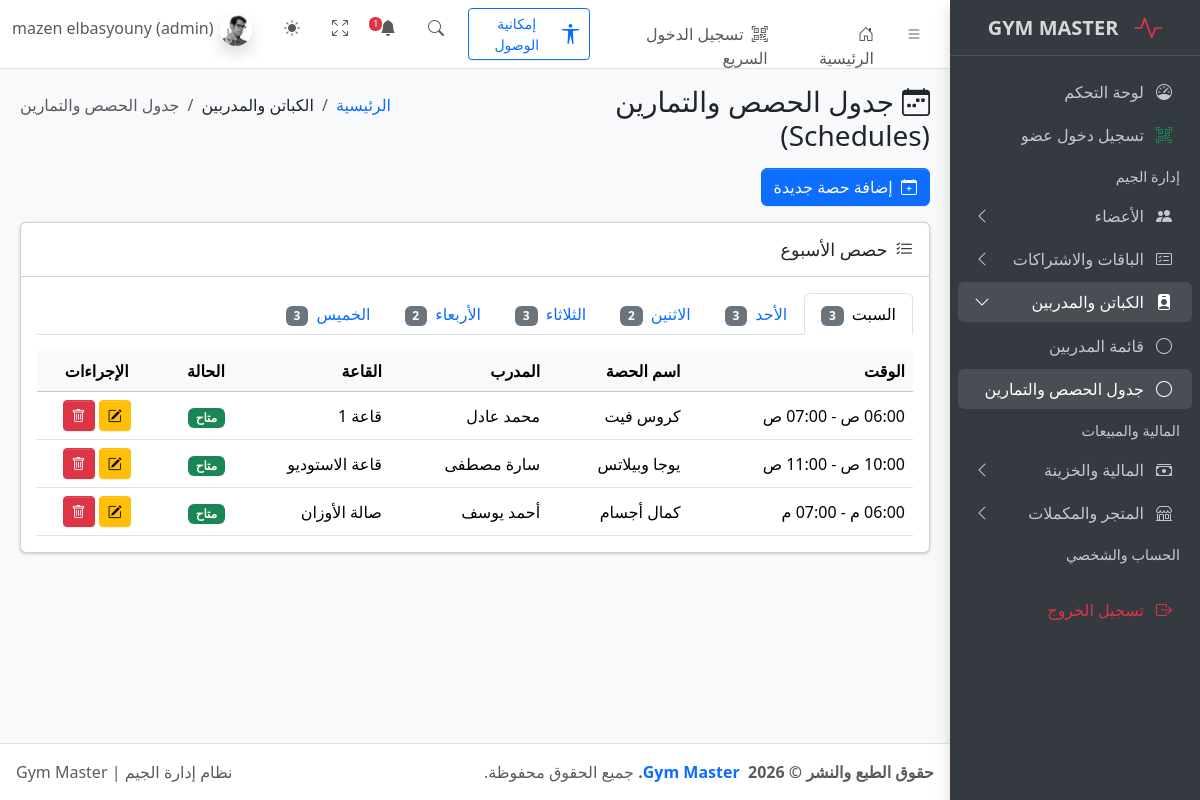
Screenshot of /schedules.php (signed in) with the database file from the repository.
### tables this page shows
CREATE TABLE `schedule_sessions` (
  `id` int(11) NOT NULL,
  `trainer_id` int(11) NOT NULL,
  `day_name` varchar(20) NOT NULL,
  `time_range` varchar(50) NOT NULL,
  `session_name` varchar(150) NOT NULL,
  `room` varchar(100) NOT NULL,
  `status` enum('متاح','مكتمل') NOT NULL DEFAULT 'متاح',
  `sort_order` tinyint(3) UNSIGNED NOT NULL DEFAULT 0
);

CREATE TABLE `trainers` (
  `id` int(11) NOT NULL,
  `name` varchar(100) NOT NULL,
  `specialty` varchar(150) NOT NULL,
  `phone` varchar(20) NOT NULL,
  `experience_years` int(10) UNSIGNED NOT NULL DEFAULT 0,
  `photo` varchar(150) NOT NULL DEFAULT 'default-150x150.png',
  `status` enum('نشط','إجازة') NOT NULL DEFAULT 'نشط',
  `created_at` timestamp NOT NULL DEFAULT current_timestamp()
);

### schedules.php (the view, shortened to what this page needs)
<?php
require_once 'includes/header.php';
require_once 'includes/sidebar.php';
require_once 'config/db.php';
$isStaffOrAdmin = isset($_SESSION['user_id']) && in_array($_SESSION['role'] ?? '', ['admin', 'staff'], true);
$dayNames = ['السبت', 'الأحد', 'الاثنين', 'الثلاثاء', 'الأربعاء', 'الخميس'];
$sql = "SELECT s.*, t.name AS trainer_name
        FROM schedule_sessions s
        JOIN trainers t ON s.trainer_id = t.id
        ORDER BY FIELD(s.day_name, 'السبت','الأحد','الاثنين','الثلاثاء','الأربعاء','الخميس'), s.sort_order";
$stmt = $pdo->query($sql);
$rows = $stmt->fetchAll();
$schedule = array_fill_keys($dayNames, []);
foreach ($rows as $row) {
    if (isset($schedule[$row['day_name']])) {
        $schedule[$row['day_name']][] = $row;
    }
}
?>
<main class="app-main">
  <div class="app-content-header">
    <div class="container-fluid">
      <div class="row">
        <div class="col-sm-6">
          <h3 class="mb-0"><i class="bi bi-calendar-week me-2"></i>جدول الحصص والتمارين (Schedules)</h3>
        </div>
        <div class="col-sm-6">
          <ol class="breadcrumb float-sm-end">
            <li class="breadcrumb-item"><a href="./index.php">الرئيسية</a></li>
            <li class="breadcrumb-item">الكباتن والمدربين</li>
            <li class="breadcrumb-item active" aria-current="page">جدول الحصص والتمارين</li>
          </ol>
        </div>
      </div>
    </div>
  </div>
  <div class="app-content">
    <div class="container-fluid">
      <?php if ($isStaffOrAdmin): ?>
        <div class="mb-3">
          <a href="./session-add.php" class="btn btn-primary">
            <i class="bi bi-calendar-plus me-1"></i> إضافة حصة جديدة
          </a>
        </div>
      <?php endif; ?>
      <div class="card">
        <div class="card-header">
          <h3 class="card-title"><i class="bi bi-list-check me-2"></i>حصص الأسبوع</h3>
        </div>
        <div class="card-body">
          <ul class="nav nav-tabs" role="tablist">
            <?php foreach ($dayNames as $index => $day): ?>
              <li class="nav-item" role="presentation">
                <button
                  class="nav-link <?php echo $index === 0 ? 'active' : ''; ?>"
                  id="tab-<?php echo $index; ?>"
                  data-bs-toggle="tab"
                  data-bs-target="#day-<?php echo $index; ?>"
                  type="button"
                  role="tab"
                >
                  <?php echo htmlspecialchars($day); ?>
                  <span class="badge text-bg-secondary ms-1"><?php echo count($schedule[$day]); ?></span>
                </button>
              </li>
            <?php endforeach; ?>
          </ul>
          <div class="tab-content pt-3">
            <?php foreach ($dayNames as $index => $day): ?>
              <div
                class="tab-pane fade <?php echo $index === 0 ? 'show active' : ''; ?>"
                id="day-<?php echo $index; ?>"
                role="tabpanel"
              >
                <div class="table-responsive">
                  <table class="table table-hover align-middle mb-0">
                    <thead class="table-light">
                      <tr>
                        <th>الوقت</th>
                        <th>اسم الحصة</th>
                        <th>المدرب</th>
                        <th>القاعة</th>
                        <th>الحالة</th>
                        <?php if ($isStaffOrAdmin): ?>
                          <th class="text-center">الإجراءات</th>
                        <?php endif; ?>
                      </tr>
                    </thead>
                    <tbody>
                      <?php if (empty($schedule[$day])): ?>
                        <tr>
                          <td colspan="<?php echo $isStaffOrAdmin ? '6' : '5'; ?>" class="text-center text-secondary py-4">
                            لا توجد حصص مجدولة في هذا اليوم
                          </td>
                        </tr>
                      <?php else: ?>
                        <?php foreach ($schedule[$day] as $session): ?>
                          <tr>
                            <td><?php echo htmlspecialchars($session['time_range']); ?></td>
                            <td><?php echo htmlspecialchars($session['session_name']); ?></td>
                            <td><?php echo htmlspecialchars($session['trainer_name']); ?></td>
                            <td><?php echo htmlspecialchars($session['room']); ?></td>
                            <td>
                              <?php if ($session['status'] === 'متاح'): ?>
                                <span class="badge text-bg-success">متاح</span>
                              <?php else: ?>
                                <span class="badge text-bg-danger">مكتمل</span>
                              <?php endif; ?>
                            </td>
                            <?php if ($isStaffOrAdmin): ?>
                              <td class="text-center">
                                <a href="./session-edit.php?id=<?php echo $session['id']; ?>" class="btn btn-sm btn-warning" title="تعديل">
                                  <i class="bi bi-pencil-square"></i>
                                </a>
                                <a href="./session-delete.php?id=<?php echo $session['id']; ?>" class="btn btn-sm btn-danger" title="حذف" onclick="return confirm('هل أنت متأكد من حذف هذه الحصة؟');">
                                  <i class="bi bi-trash"></i>
                                </a>
                              </td>
                            <?php endif; ?>
                          </tr>
                        <?php endforeach; ?>
                      <?php endif; ?>
                    </tbody>
                  </table>
                </div>
              </div>
            <?php endforeach; ?>
          </div>
        </div>
      </div>
    </div>
  </div>
</main>
<?php require_once 'includes/footer.php'; ?>

### rows the page displays
schedule_sessions: time_range "06:00 ص - 07:00 ص", session_name "كروس فيت", trainer.name "محمد عادل", room "قاعة 1", status "متاح"
schedule_sessions: time_range "10:00 ص - 11:00 ص", session_name "يوجا وبيلاتس", trainer.name "سارة مصطفى", room "قاعة الاستوديو", status "متاح"
schedule_sessions: time_range "06:00 م - 07:00 م", session_name "كمال أجسام", trainer.name "أحمد يوسف", room "صالة الأوزان", status "متاح"

### other values shown
$totalNotifications "1"
$displayName "mazen elbasyouny"
$displayRole "admin"
$day "السبت"
count($schedule[$day]) "3"
$day "الأحد"
$day "الاثنين"
count($schedule[$day]) "2"
$day "الثلاثاء"
$day "الأربعاء"
$day "الخميس"
